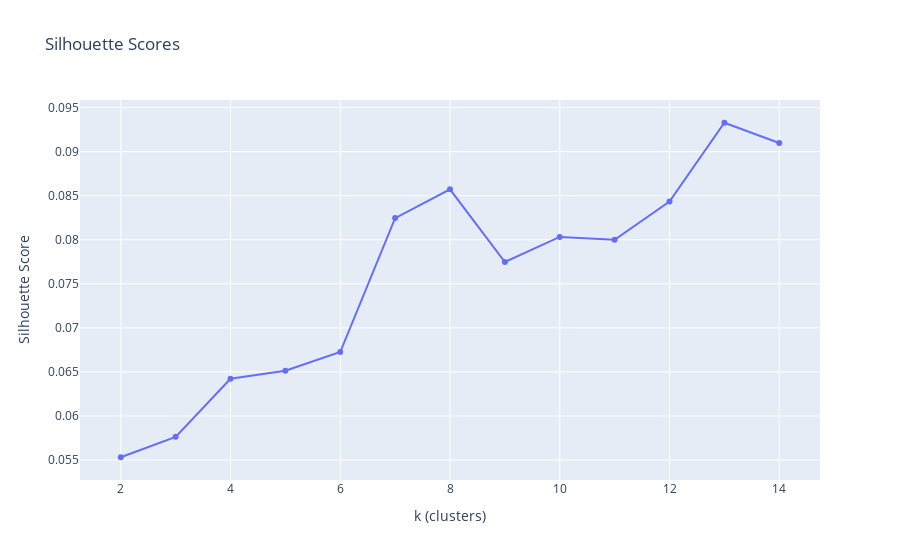

The code cell stored with this chart in its notebook:
### Code cell
# Silhouette plot
fig_sil = px.line(
    x=ks, y=sil, markers=True,
    labels={"x":"k (clusters)", "y":"Silhouette Score"},
    title="Silhouette Scores"
)
fig_sil.show()

### Figure 1 — Plotly figure (JSON) as saved in the notebook; plotly's stock layout.template omitted (floating-point values rounded to 4 significant figures)
{"data": [{"hovertemplate": "k (clusters)=%{x}<br>Silhouette Score=%{y}<extra></extra>", "legendgroup": "", "line": {"color": "#636efa", "dash": "solid"}, "marker": {"symbol": "circle"}, "mode": "lines+markers", "name": "", "orientation": "v", "showlegend": false, "type": "scatter", "x": [2, 3, 4, 5, 6, 7, 8, 9, 10, 11, 12, 13, 14], "xaxis": "x", "y": [0.05532, 0.05763, 0.06423, 0.06513, 0.06726, 0.08246, 0.08572, 0.07747, 0.08032, 0.08, 0.08433, 0.09328, 0.09098], "yaxis": "y"}], "layout": {"legend": {"tracegroupgap": 0}, "title": {"text": "Silhouette Scores"}, "xaxis": {"anchor": "y", "domain": [0, 1], "title": {"text": "k (clusters)"}}, "yaxis": {"anchor": "x", "domain": [0, 1], "title": {"text": "Silhouette Score"}}}}
